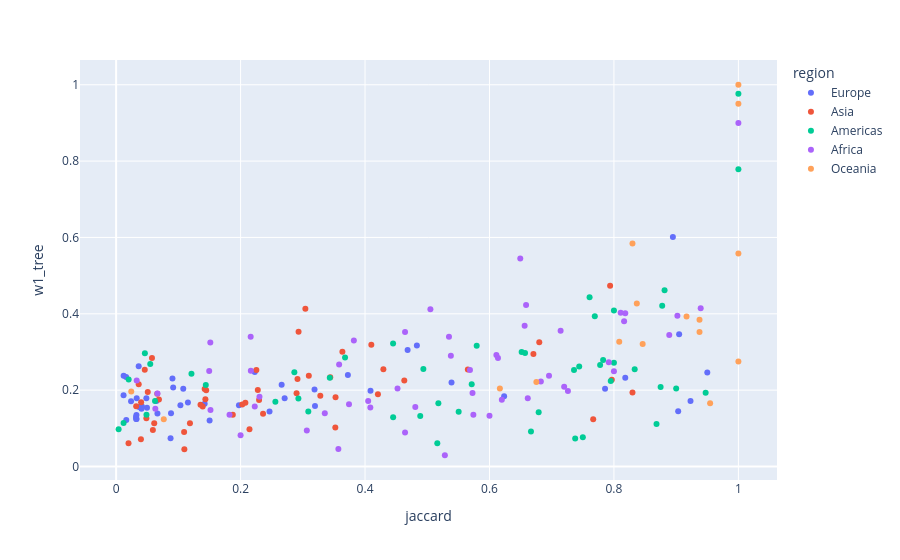

The cell this chart's notebook holds for it:
### Code cell
px.scatter(
    df_stats,
    x="jaccard",
    y="w1_tree",
    color="region",
    hover_data=["alpha-3", "name", "region"],
)

### Figure 1 — Plotly figure (JSON) as saved in the notebook; plotly's stock layout.template omitted (floating-point values rounded to 4 significant figures; data arrays with more than 128 entries replaced by an {"elided": "..."} marker saying what was removed)
{"data": [{"customdata": {"elided": "47x3 str values"}, "hovertemplate": "region=%{customdata[2]}<br>jaccard=%{x}<br>w1_tree=%{y}<br>alpha-3=%{customdata[0]}<br>name=%{customdata[1]}<extra></extra>", "legendgroup": "Europe", "marker": {"color": "#636efa", "symbol": "circle"}, "mode": "markers", "name": "Europe", "orientation": "v", "showlegend": true, "x": [0.95, 0.4833, 0.04959, 0.3188, 0.03279, 0.1502, 0.266, 0.03226, 0.04082, 0.024, 0.06478, 0.2227, 0.0121, 0.03306, 0.8182, 0.01606, 0.01195, 0.9048, 0.0875, 0.1079, 0.09053, 0.06639, 0.3724, 0.032, 0.6235, 0.1974, 0.3196, 0.2465, 0.7857, 0.4684, 0.539, 0.2708, 0.4088, 0.01633, 0.04149, 0.03629, 0.04858, 0.1033, 0.08824, 0.03265, 0.03689, 0.1154, 0.9231, 0.1423, 0.9032, 0.09167, 0.8947], "xaxis": "x", "y": [0.246, 0.3171, 0.1537, 0.202, 0.1242, 0.1206, 0.2138, 0.1244, 0.1515, 0.171, 0.1713, 0.2473, 0.238, 0.1786, 0.2324, 0.2342, 0.1863, 0.3461, 0.07362, 0.2034, 0.2304, 0.1391, 0.2399, 0.1295, 0.1839, 0.1603, 0.1588, 0.1443, 0.2033, 0.3052, 0.2202, 0.179, 0.1985, 0.1215, 0.1569, 0.2623, 0.1789, 0.1607, 0.1392, 0.1349, 0.1558, 0.1673, 0.1718, 0.1642, 0.1446, 0.2072, 0.6013], "yaxis": "y", "type": "scatter"}, {"customdata": {"elided": "50x3 str values"}, "hovertemplate": "region=%{customdata[2]}<br>jaccard=%{x}<br>w1_tree=%{y}<br>alpha-3=%{customdata[0]}<br>name=%{customdata[1]}<extra></extra>", "legendgroup": "Asia", "marker": {"color": "#EF553B", "symbol": "circle"}, "mode": "markers", "name": "Asia", "orientation": "v", "showlegend": true, "x": [0.1092, 0.4295, 0.3636, 0.2143, 0.1096, 0.3523, 0.4207, 0.6706, 0.01992, 0.1875, 0.3041, 0.1435, 0.06883, 0.06612, 0.03984, 0.1423, 0.06122, 0.1391, 0.03226, 0.4631, 0.4101, 0.8298, 0.04016, 0.2077, 0.1356, 0.7938, 0.2297, 0.2361, 0.5652, 0.3441, 0.2915, 0.7966, 0.04858, 0.2277, 0.29, 0.1447, 0.04603, 0.3281, 0.2027, 0.05761, 0.05085, 0.3526, 0.05907, 0.2932, 0.7667, 0.68, 0.03629, 0.2254, 0.1186, 0.3096], "xaxis": "x", "y": [0.09002, 0.2549, 0.3006, 0.09731, 0.04526, 0.1018, 0.1891, 0.295, 0.06114, 0.1354, 0.413, 0.1764, 0.1756, 0.1905, 0.07112, 0.2027, 0.1132, 0.157, 0.1576, 0.2251, 0.3188, 0.1941, 0.1683, 0.1667, 0.1616, 0.4734, 0.1744, 0.1378, 0.2538, 0.2335, 0.2289, 0.227, 0.1262, 0.2002, 0.1917, 0.1996, 0.2533, 0.1852, 0.1622, 0.2842, 0.1953, 0.1814, 0.09524, 0.3528, 0.1237, 0.3251, 0.2156, 0.2524, 0.1132, 0.2379], "yaxis": "y", "type": "scatter"}, {"customdata": {"elided": "48x3 str values"}, "hovertemplate": "region=%{customdata[2]}<br>jaccard=%{x}<br>w1_tree=%{y}<br>alpha-3=%{customdata[0]}<br>name=%{customdata[1]}<extra></extra>", "legendgroup": "Americas", "marker": {"color": "#00cc96", "symbol": "circle"}, "mode": "markers", "name": "Americas", "orientation": "v", "showlegend": true, "x": [0.5161, 0.04622, 1.0, 0.6517, 1.0, 0.3434, 0.02016, 0.8814, 0.875, 0.012, 0.05485, 0.0625, 0.2864, 0.3679, 0.9474, 0.6571, 0.1211, 0.7778, 0.6667, 0.8, 0.7949, 0.7442, 0.4452, 0.679, 0.5714, 0.7609, 0.5179, 0.7377, 0.8684, 0.9, 0.7358, 0.8, 0.04878, 0.5505, 0.4451, 0.1441, 0.3088, 0.4938, 0.8776, 0.5794, 0.7826, 0.4887, 0.003984, 0.2559, 0.8333, 0.2929, 0.75, 0.7692], "xaxis": "x", "y": [0.06059, 0.2966, 0.7789, 0.3001, 0.9763, 0.2325, 0.2276, 0.4619, 0.2081, 0.1142, 0.2685, 0.1713, 0.2469, 0.2858, 0.1929, 0.297, 0.2426, 0.2659, 0.09175, 0.272, 0.2239, 0.2621, 0.1286, 0.1418, 0.2155, 0.4436, 0.1659, 0.07356, 0.1114, 0.2042, 0.2529, 0.4089, 0.1357, 0.1436, 0.322, 0.2134, 0.1441, 0.2552, 0.4208, 0.3164, 0.2787, 0.132, 0.09757, 0.1695, 0.2545, 0.1783, 0.07631, 0.3933], "yaxis": "y", "type": "scatter"}, {"customdata": {"elided": "53x3 str values"}, "hovertemplate": "region=%{customdata[2]}<br>jaccard=%{x}<br>w1_tree=%{y}<br>alpha-3=%{customdata[0]}<br>name=%{customdata[1]}<extra></extra>", "legendgroup": "Africa", "marker": {"color": "#ab63fa", "symbol": "circle"}, "mode": "markers", "name": "Africa", "orientation": "v", "showlegend": true, "x": [0.6111, 0.4643, 0.6565, 0.4085, 0.4808, 0.4051, 0.8, 0.5741, 0.3742, 0.2228, 0.9394, 0.8182, 0.2, 0.06639, 0.8889, 0.1822, 0.726, 0.1517, 0.6957, 0.6615, 1.0, 0.7143, 0.2162, 0.8163, 0.6825, 0.3571, 0.1496, 0.5686, 0.6198, 0.902, 0.5727, 0.5379, 0.4643, 0.6, 0.06303, 0.6495, 0.4522, 0.7917, 0.3065, 0.6588, 0.3353, 0.5349, 0.5051, 0.5283, 0.8108, 0.72, 0.6136, 0.1514, 0.2165, 0.2304, 0.03306, 0.382, 0.3584], "xaxis": "x", "y": [0.2921, 0.08919, 0.3688, 0.1546, 0.156, 0.1717, 0.2496, 0.1356, 0.1628, 0.1569, 0.4146, 0.4017, 0.08164, 0.1915, 0.3447, 0.1355, 0.1979, 0.148, 0.238, 0.179, 0.8999, 0.3555, 0.3399, 0.3802, 0.2224, 0.04584, 0.2504, 0.2527, 0.1751, 0.395, 0.1925, 0.29, 0.3521, 0.1327, 0.1511, 0.5449, 0.2041, 0.2729, 0.09421, 0.4231, 0.1396, 0.3395, 0.4118, 0.02942, 0.4026, 0.2091, 0.284, 0.3249, 0.2506, 0.1827, 0.2255, 0.3299, 0.267], "yaxis": "y", "type": "scatter"}, {"customdata": [["ASM", "American Samoa", "Oceania"], ["AUS", "Australia", "Oceania"], ["FJI", "Fiji", "Oceania"], ["FSM", "Micronesia, Federated States of", "Oceania"], ["GUM", "Guam", "Oceania"], ["KIR", "Kiribati", "Oceania"], ["MNP", "Northern Mariana Islands", "Oceania"], ["NCL", "New Caledonia", "Oceania"], ["NIU", "Niue", "Oceania"], ["NZL", "New Zealand", "Oceania"], ["PYF", "French Polynesia", "Oceania"], ["PNG", "Papua New Guinea", "Oceania"], ["PLW", "Palau", "Oceania"], ["SLB", "Solomon Islands", "Oceania"], ["TON", "Tonga", "Oceania"], ["TUV", "Tuvalu", "Oceania"], ["VUT", "Vanuatu", "Oceania"], ["WSM", "Samoa", "Oceania"]], "hovertemplate": "region=%{customdata[2]}<br>jaccard=%{x}<br>w1_tree=%{y}<br>alpha-3=%{customdata[0]}<br>name=%{customdata[1]}<extra></extra>", "legendgroup": "Oceania", "marker": {"color": "#FFA15A", "symbol": "circle"}, "mode": "markers", "name": "Oceania", "orientation": "v", "showlegend": true, "x": [0.9167, 0.02429, 0.6167, 1.0, 0.8085, 1.0, 1.0, 0.8367, 1.0, 0.0766, 0.8298, 0.6753, 0.9545, 1.0, 0.9375, 1.0, 0.9375, 0.8462], "xaxis": "x", "y": [0.3928, 0.1962, 0.2043, 0.5577, 0.3269, 0.275, NaN, 0.4268, NaN, 0.1238, 0.5844, 0.2213, 0.1654, 0.9499, 0.3845, 1.0, 0.3524, 0.3207], "yaxis": "y", "type": "scatter"}], "layout": {"xaxis": {"anchor": "y", "domain": [0.0, 1.0], "title": {"text": "jaccard"}}, "yaxis": {"anchor": "x", "domain": [0.0, 1.0], "title": {"text": "w1_tree"}}, "legend": {"title": {"text": "region"}, "tracegroupgap": 0}, "margin": {"t": 60}}}
